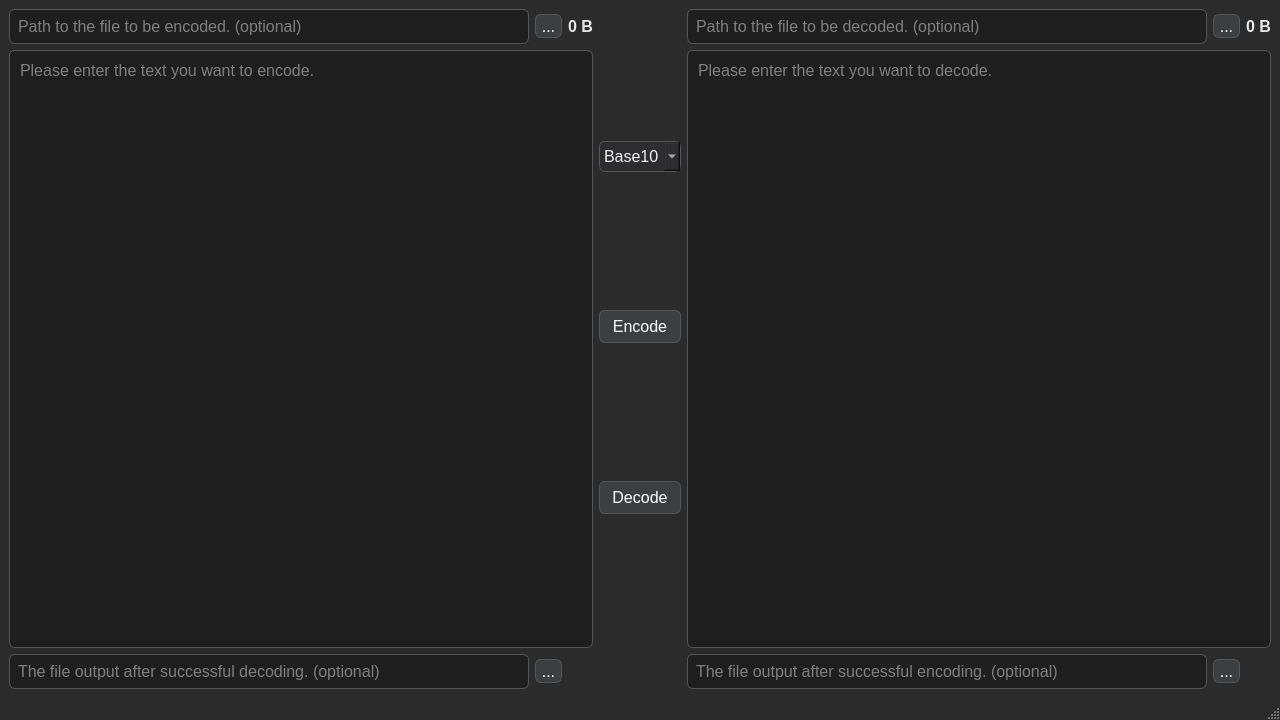
<?xml version="1.0" encoding="UTF-8"?>
<ui version="4.0">
 <class>BaseEncoderWindow</class>
 <widget class="QMainWindow" name="BaseEncoderWindow">
  <property name="geometry">
   <rect>
    <x>0</x>
    <y>0</y>
    <width>1280</width>
    <height>720</height>
   </rect>
  </property>
  <property name="sizePolicy">
   <sizepolicy hsizetype="Preferred" vsizetype="Preferred">
    <horstretch>0</horstretch>
    <verstretch>0</verstretch>
   </sizepolicy>
  </property>
  <property name="focusPolicy">
   <enum>Qt::FocusPolicy::StrongFocus</enum>
  </property>
  <property name="windowTitle">
   <string>Base Encoder</string>
  </property>
  <property name="autoFillBackground">
   <bool>false</bool>
  </property>
  <property name="styleSheet">
   <string notr="true">QMainWindow {
    background-color: #2b2b2b;   /* 主背景 */
    color: #f0f0f0;
}

QMenuBar {
    background-color: #333;
    color: #f0f0f0;
}
QMenuBar::item:selected {
    background-color: #444;
}

QTextEdit {
    background-color: #1e1e1e;
    color: #e0e0e0;
    border: 1px solid #555;
    border-radius: 6px;
    padding: 6px;
    font: 11pt &quot;Consolas&quot;;
}

QLineEdit {
    background-color: #1e1e1e;
    color: #e0e0e0;
    border: 1px solid #555;
    border-radius: 6px;
    padding: 6px;
    font: 11pt &quot;Consolas&quot;;
}

QPushButton {
    background-color: #3c3f41;
    color: #ffffff;
    border: 1px solid #555;
    border-radius: 6px;
    padding: 6px 12px;
}
QPushButton:hover {
    background-color: #505357;
}
QPushButton:pressed {
    background-color: #2e2f30;
}

QToolButton {
    background-color: #3c3f41;
    color: #ffffff;
    border: 1px solid #555;
    border-radius: 6px;
}
QToolButton:hover {
    background-color: #505357;
}
QToolButton:pressed {
    background-color: #2e2f30;
}

QComboBox {
    background-color: #2d2d30;
    color: #f0f0f0;
    border: 1px solid #555;
    border-radius: 6px;
    padding: 4px;
}
</string>
  </property>
  <property name="locale">
   <locale language="English" country="UnitedStates"/>
  </property>
  <widget class="QWidget" name="centralwidget">
   <property name="autoFillBackground">
    <bool>false</bool>
   </property>
   <property name="styleSheet">
    <string notr="true">/* 全域字型與間距 */
* { font-family: &quot;Microsoft JhengHei UI&quot;,&quot;Segoe UI&quot;,&quot;Noto Sans CJK TC&quot;; font-size: 12pt; }
QMainWindow { background: #1f1f1f; }
QLabel { color: #e8e8e8; font-weight: 600; }

/* 控制列按鈕 */
QPushButton {
  background: #2b2f3a; color: #eaeaea; border: 1px solid #3a3f4b;
  border-radius: 8px; padding: 6px 14px;
}
QPushButton:hover { background: #343a46; }
QPushButton:pressed { background: #2a2f39; }

/* ComboBox */
QComboBox {
  background: #2b2f3a; color: #eaeaea; border: 1px solid #3a3f4b; border-radius: 8px; padding: 4px 10px;
}
QComboBox QAbstractItemView { background: #2b2f3a; color: #eaeaea; selection-background-color: #3b4150; }

/* 文字框 */
QPlainTextEdit {
  background: #111317; color: #dfe3ea; border: 1px solid #343a46; border-radius: 10px;
  selection-background-color: #394359;
}

/* 分隔條 */
QSplitter::handle { background: #2a2f39; width: 6px; }

QMainWindow {
    background-color: #2b2b2b;   /* 主背景 */
    color: #f0f0f0;
}

QMenuBar {
    background-color: #333;
    color: #f0f0f0;
}
QMenuBar::item:selected {
    background-color: #444;
}

QTextEdit {
    background-color: #1e1e1e;
    color: #e0e0e0;
    border: 1px solid #555;
    border-radius: 6px;
    padding: 6px;
    font: 11pt &quot;Arial&quot;;
}

QPushButton {
    background-color: #3c3f41;
    color: #ffffff;
    border: 1px solid #555;
    border-radius: 6px;
    padding: 6px 12px;
}
QPushButton:hover {
    background-color: #505357;
}
QPushButton:pressed {
    background-color: #2e2f30;
}

QComboBox {
    background-color: #2d2d30;
    color: #f0f0f0;
    border: 1px solid #555;
    border-radius: 6px;
    padding: 4px;
}
</string>
   </property>
   <layout class="QGridLayout" name="gridLayout">
    <item row="3" column="4" colspan="3">
     <widget class="QTextEdit" name="baseCipherText">
      <property name="focusPolicy">
       <enum>Qt::FocusPolicy::WheelFocus</enum>
      </property>
      <property name="styleSheet">
       <string notr="true"/>
      </property>
      <property name="frameShadow">
       <enum>QFrame::Shadow::Plain</enum>
      </property>
      <property name="placeholderText">
       <string>Please enter the text you want to decode.</string>
      </property>
     </widget>
    </item>
    <item row="2" column="6">
     <widget class="QLabel" name="decodeSizeLabel">
      <property name="text">
       <string>0 B</string>
      </property>
      <property name="alignment">
       <set>Qt::AlignmentFlag::AlignCenter</set>
      </property>
     </widget>
    </item>
    <item row="2" column="5">
     <widget class="QToolButton" name="decodeToolButton">
      <property name="text">
       <string>...</string>
      </property>
     </widget>
    </item>
    <item row="2" column="2">
     <widget class="QLabel" name="encodeSizeLabel">
      <property name="text">
       <string>0 B</string>
      </property>
      <property name="alignment">
       <set>Qt::AlignmentFlag::AlignCenter</set>
      </property>
     </widget>
    </item>
    <item row="2" column="4">
     <widget class="QLineEdit" name="decodePathLineEdit">
      <property name="placeholderText">
       <string>Path to the file to be decoded. (optional)</string>
      </property>
     </widget>
    </item>
    <item row="2" column="0">
     <widget class="QLineEdit" name="encodePathLineEdit">
      <property name="placeholderText">
       <string>Path to the file to be encoded. (optional)</string>
      </property>
     </widget>
    </item>
    <item row="3" column="0" colspan="3">
     <widget class="QTextEdit" name="basePlainText">
      <property name="whatsThis">
       <string/>
      </property>
      <property name="accessibleDescription">
       <string/>
      </property>
      <property name="styleSheet">
       <string notr="true"/>
      </property>
      <property name="frameShadow">
       <enum>QFrame::Shadow::Plain</enum>
      </property>
      <property name="placeholderText">
       <string>Please enter the text you want to encode.</string>
      </property>
     </widget>
    </item>
    <item row="2" column="1">
     <widget class="QToolButton" name="encodeToolButton">
      <property name="text">
       <string>...</string>
      </property>
     </widget>
    </item>
    <item row="2" column="3" rowspan="2">
     <layout class="QVBoxLayout" name="baseVerticalLayout">
      <item>
       <widget class="QComboBox" name="baseModeComboBox">
        <property name="sizePolicy">
         <sizepolicy hsizetype="Preferred" vsizetype="Fixed">
          <horstretch>0</horstretch>
          <verstretch>0</verstretch>
         </sizepolicy>
        </property>
        <property name="autoFillBackground">
         <bool>false</bool>
        </property>
        <item>
         <property name="text">
          <string>Base10</string>
         </property>
        </item>
        <item>
         <property name="text">
          <string>Base16</string>
         </property>
        </item>
        <item>
         <property name="text">
          <string>Base32</string>
         </property>
        </item>
        <item>
         <property name="text">
          <string>Base58</string>
         </property>
        </item>
        <item>
         <property name="text">
          <string>Base62</string>
         </property>
        </item>
        <item>
         <property name="text">
          <string>Base64</string>
         </property>
        </item>
        <item>
         <property name="text">
          <string>Base85</string>
         </property>
        </item>
        <item>
         <property name="text">
          <string>Base91</string>
         </property>
        </item>
       </widget>
      </item>
      <item>
       <widget class="QPushButton" name="baseEncodeButton">
        <property name="enabled">
         <bool>true</bool>
        </property>
        <property name="sizePolicy">
         <sizepolicy hsizetype="Preferred" vsizetype="Fixed">
          <horstretch>0</horstretch>
          <verstretch>0</verstretch>
         </sizepolicy>
        </property>
        <property name="text">
         <string>Encode</string>
        </property>
       </widget>
      </item>
      <item>
       <widget class="QPushButton" name="baseDecodeButton">
        <property name="sizePolicy">
         <sizepolicy hsizetype="Preferred" vsizetype="Fixed">
          <horstretch>0</horstretch>
          <verstretch>0</verstretch>
         </sizepolicy>
        </property>
        <property name="text">
         <string>Decode</string>
        </property>
       </widget>
      </item>
     </layout>
    </item>
    <item row="4" column="0">
     <widget class="QLineEdit" name="plainTextOutputLineEdit">
      <property name="placeholderText">
       <string>The file output after successful decoding. (optional)</string>
      </property>
     </widget>
    </item>
    <item row="4" column="1">
     <widget class="QToolButton" name="plainTextOutputToolButton">
      <property name="text">
       <string>...</string>
      </property>
     </widget>
    </item>
    <item row="4" column="5">
     <widget class="QToolButton" name="cipherTextOutputToolButton">
      <property name="text">
       <string>...</string>
      </property>
     </widget>
    </item>
    <item row="4" column="4">
     <widget class="QLineEdit" name="cipherTextOutputLineEdit">
      <property name="placeholderText">
       <string>The file output after successful encoding. (optional)</string>
      </property>
     </widget>
    </item>
   </layout>
  </widget>
  <widget class="QStatusBar" name="statusbar"/>
  <widget class="QMenuBar" name="menubar">
   <property name="geometry">
    <rect>
     <x>0</x>
     <y>0</y>
     <width>1280</width>
     <height>20</height>
    </rect>
   </property>
  </widget>
  <action name="actionBase">
   <property name="text">
    <string>Base</string>
   </property>
  </action>
 </widget>
 <resources/>
 <connections/>
</ui>
